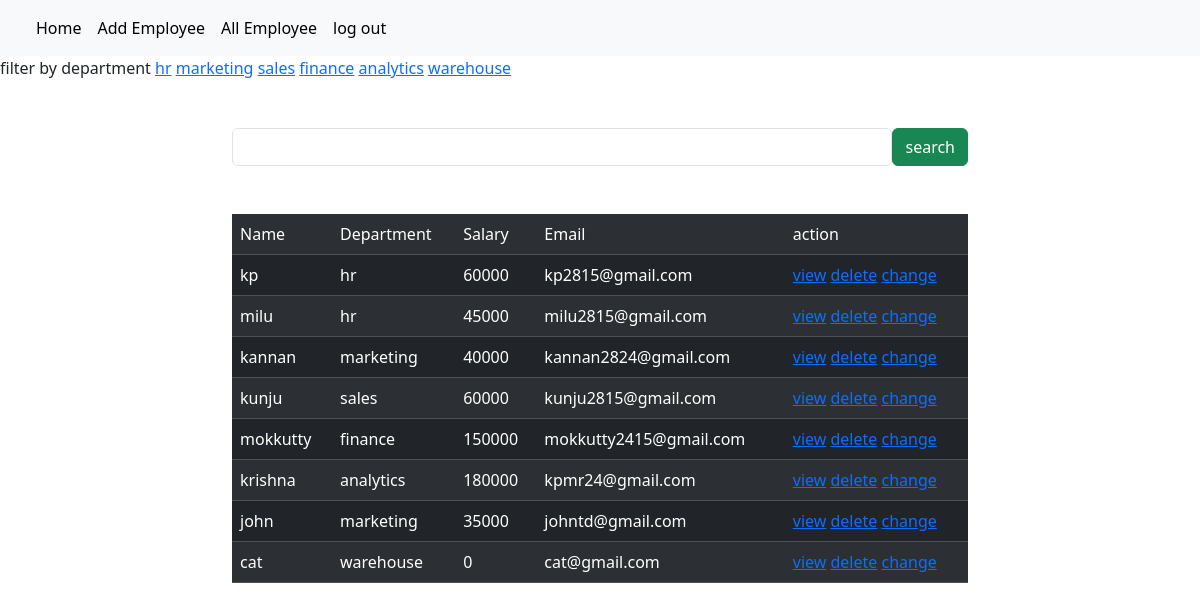
/employees/all (signed in), run on the app's committed database.
### crm/models.py (models this page shows, shortened)
class Employees(models.Model):
    name=models.CharField(max_length=200)
    department=models.CharField(max_length=200)
    salary=models.PositiveIntegerField()
    email=models.EmailField(unique=True)
    age=models.PositiveBigIntegerField()
    contact=models.CharField(null=True,max_length=200)
    profile_pic=models.ImageField(upload_to="images",null=True,blank=True)
    dob=models.DateField(null=True,blank=True)

### crm/views.py (the view, shortened to what this page needs)
# urls.py: path("employees/all",views.EmployeeListView.as_view(),name="emp-all"),
@method_decorator(signin_required,name="dispatch")
class EmployeeListView(View):
    def get(self,request,*args,**kwargs):
        qs=Employees.objects.all()
        departments=Employees.objects.all().values_list("department",flat=True).distinct()
        print(departments)
        if "department" in request.GET:
            dept=request.GET.get("department")
            qs=qs.filter(department__iexact=dept)
        return render(request,"emp_list.html",{"data":qs,"departments":departments})

### crm/views.py (called while the page is built)
def signin_required(fn):
    def wrapper(request,*args,**kwargs):
        if not request.user.is_authenticated:
            messages.error(request,"invalid session")
            return redirect("signin")
        else:
            return fn(request,*args,**kwargs)
    return wrapper

### crm/templates/emp_list.html (shortened to what this page needs)
{%extends 'base.html'%}
{%block body_block%}
<div>
    filter by department
        {%for dep in departments%}
        <a href="{%url 'emp-all'%}?department={{dep}}">{{dep}}</a>
        {%endfor%}
    </div>
<div class="container mt-5">
    <div class="row">
        <div class="col-2"> </div>
        <div class="col-8">
            <form action="" method="post">
                <div class="d-flex">
                <input type="text"name="box" class="form-control">
                <button type="submit" class="btn btn-success">search</button>
            </form>
</div>
        </div>
        <div class="col-2"></div>
    </div>
<div class="container">
    <div class="row">
        <div class="col-2"></div>
        <div class="col-8">
            <table class="table table-dark table-striped mt-5">
                <tr>
                    <td>Name</td>
                    <td>Department</td>
                    <td>Salary</td>
                    <td>Email</td>
                    <td>action</td>
                </tr>
                {%for emp in data%}
                <tr>
                    <td>{{emp.name}}</td>
                    <td>{{emp.department}}</td>
                    <td>{{emp.salary}}</td>
                    <td>{{emp.email}}</td>
                    <td>
                        <a href="{%url 'emp-details' emp.id%}">view</a>
                        <a href="{%url 'emp-delete' emp.id%}">delete</a>
                        <a href="{%url 'emp-edit' emp.id%}">change</a>
                    </td>
                </tr>
                {%endfor%}
            </table>
        </div>
        <div class="col-2"></div>
    </div>
</div>
{%endblock%}

### crm/templates/base.html (shortened to what this page needs)
<!DOCTYPE html>
<html lang="en">
<head>
    <link href="https://cdn.jsdelivr.net/npm/bootstrap@5.3.2/dist/css/bootstrap.min.css" rel="stylesheet">
</head>
<body>
    <nav class="navbar navbar-expand-lg bg-body-tertiary">
        <div class="container-fluid">
          <div class="collapse navbar-collapse" id="navbarSupportedContent">
            <ul class="navbar-nav me-auto mb-2 mb-lg-0">
              <li class="nav-item">
                <a class="nav-link active" aria-current="page" href="#">Home</a>
              </li>
              <li class="nav-item">
                <a class="nav-link active" aria-current="page" href="{%url 'emp-add'%}">Add Employee</a>
              </li>
              <li class="nav-item">
                <a class="nav-link active" aria-current="page" href="{%url 'emp-all'%}">All Employee</a>
              </li>
              <li class="nav-item">
                <a class="nav-link active" aria-current="page" href="{%url 'signout'%}">log out</a>
              </li>
            </ul>
          </div>
        </div>
      </nav>
      {%block body_block%}
      {%endblock%}
</body>
</html>

### data on the page
Employees: name "kp", department "hr", salary "60000", email "kp2815@gmail.com"
Employees: name "milu", department "hr", salary "45000", email "milu2815@gmail.com"
Employees: name "kannan", department "marketing", salary "40000", email "kannan2824@gmail.com"
Employees: name "kunju", department "sales", salary "60000", email "kunju2815@gmail.com"
Employees: name "mokkutty", department "finance", salary "150000", email "mokkutty2415@gmail.com"
Employees: name "krishna", department "analytics", salary "180000", email "kpmr24@gmail.com"
Employees: name "john", department "marketing", salary "35000", email "johntd@gmail.com"
Employees: name "cat", department "warehouse", salary "0", email "cat@gmail.com"

### other printed values
{{ dep }} "hr" "marketing" "sales" "finance" "analytics" "warehouse"
